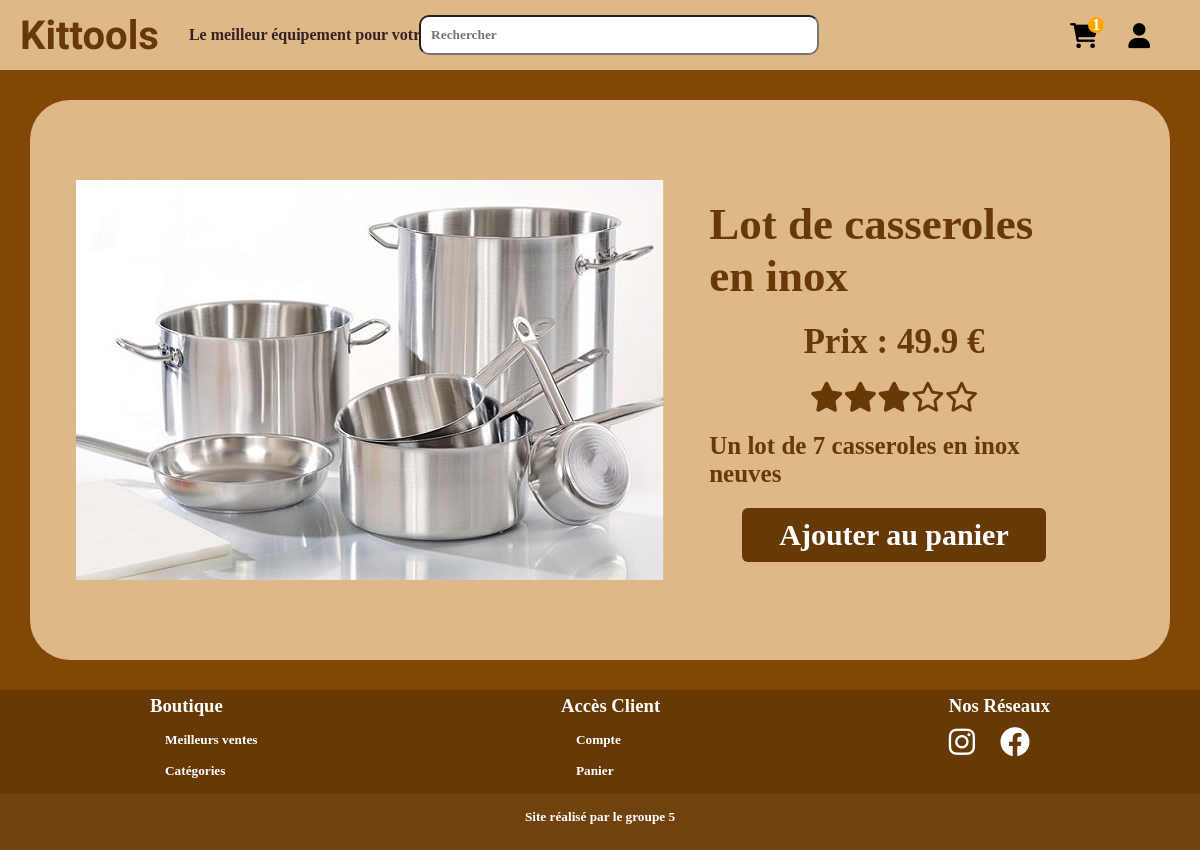
Screenshot of /item.php?id=1 (signed in) with the database file from the repository.
### tables this page shows
CREATE TABLE IF NOT EXISTS `item` (
  `ItemID` int NOT NULL AUTO_INCREMENT,
  `Name` varchar(50) NOT NULL,
  `SubCategoryID` int NOT NULL,
  `Picture` text NOT NULL,
  `Price` double NOT NULL,
  `Description` varchar(500) NOT NULL,
  `Quantity` int NOT NULL,
  `BuyerID` int DEFAULT NULL,
  `StarRate` double NOT NULL,
  `SellerID` int DEFAULT NULL,
  PRIMARY KEY (`ItemID`),
  KEY `BuyerID` (`BuyerID`),
  KEY `SellerID` (`SellerID`),
  KEY `SubCategoryID` (`SubCategoryID`)
);

### php/functions.php (called while the page is built, shortened)
<?php
function sql($requete) {
  global $mysqli;
  $result = $mysqli->query($requete);
  if (!$result) {
      exit($mysqli->error);
  } else {
      $nb = $result->num_rows;
      $row = false;
      if ($nb) {
          $row = $result->fetch_assoc();
      }
  }
  return $row;
}

### php/core.php (called while the page is built, shortened)
<?php
$infoBdd = ["server" => "localhost",
"login" => "root",
"password" => "",
"db_name" => "database", ];
$mysqli = new mysqli($infoBdd["server"], $infoBdd["login"],
                        $infoBdd["password"],$infoBdd["db_name"]);
if (isset($_SESSION["compte"])) {
    $sql = "SELECT * FROM user WHERE UserID = '{$_SESSION["compte"]}'";
    $result = $mysqli->query($sql);
}
?>

### item.php (the view, shortened to what this page needs)
<?php
include "php/core.php";
include "php/functions.php";
if (isset($_GET["id"])) {
    $id = $_GET["id"];
    $sql = "SELECT * FROM item WHERE ItemID = $id";
    $item = sql($sql);
} else {
    header("Location: index.php");
}
?>
<html lang="fr">
<head>
    <link rel="stylesheet" href="css/all.css" />
    <link rel="stylesheet" href="css/all.min.css" />
    <link rel="stylesheet" href="css/header.css">
    <link rel="stylesheet" href="css/footer.css">
    <link rel="stylesheet" href="css/item.css">
</head>
<body>
    <?php include "php/components/header.php"; ?>
    <main>
        <div class=itemContainer>
            <img class=itemPicture src="images\<?=$item['Picture']?>" />
            <div class=itemInfos>
                <h2 class=itemName><?=$item['Name']?></h2>
                <h3 class=itemPrice>Prix : <?=$item['Price']?> €</h3>
                <div class="itemStarRate"></div>
                <div class=itemDescription><?=$item['Description']?></div>
                <h4 class=addItemCart onclick="showCart()">Ajouter au panier</h4>
            </div>
        </div>
    </main>
    <?php include "php/components/footer.php"; ?>
</body>
</html>

### css/header.css (style rules this page uses)
* { padding: 0; margin: 0; font-family: Papyrus; font-weight: bold; }

### css/footer.css (style rules this page uses)
main { background-color: #804707; padding: 10px; }

### css/item.css (style rules this page uses)
.itemContainer { display: flex; flex-direction: row; justify-content: space-between; align-items: center; height: 70%; background-color: burlywood; border-radius: 40px; margin: 20px; }
.itemPicture { padding: 2%; margin: 2%; border-radius: 20px; background-image: url("../images/fond-bois.png"); }
.itemInfos { font-family: "Papyrus"; font-size: 30px; color: #663906; display: flex; flex-direction: column; gap:20px; align-items: center; margin-right: 8%; }
.itemDescription { font-size: 25px; overflow:auto; }
.addItemCart { text-align: center; background-color: #663906; color: white; padding: 10px 10%; border-radius: 6px; font-family: Papyrus; cursor: pointer; }

### rows the page displays
item: Picture (picture), Name "Lot de casseroles en inox", Price "49.9", Description "Un lot de 7 casseroles en inox neuves"
